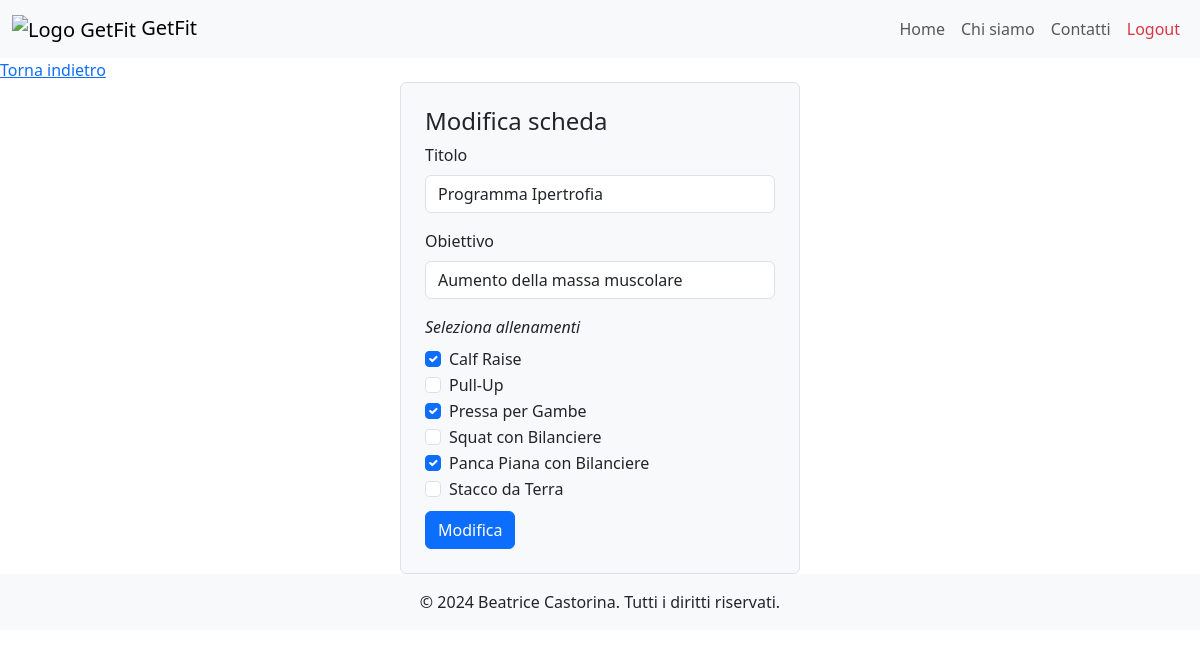
Page /modify_scheda/2 (signed in) on the committed database.
### tables this page shows
CREATE TABLE "Schede" (
	"client_id"	INTEGER NOT NULL,
	"pt_id"	INTEGER NOT NULL,
	"id_scheda"	INTEGER,
	"rating"	INTEGER,
	"titolo"	TEXT NOT NULL,
	"obiettivo"	TEXT NOT NULL,
	PRIMARY KEY("id_scheda" AUTOINCREMENT),
	FOREIGN KEY("client_id") REFERENCES "Clients"("client_id"),
	FOREIGN KEY("pt_id") REFERENCES "PersonalTrainers"("pt_id")
);

CREATE TABLE "Allenamenti" (
	"id_allenamento"	INTEGER,
	"pt_id"	INTEGER NOT NULL,
	"titolo"	TEXT NOT NULL,
	"descrizione"	TEXT NOT NULL,
	"livello"	TEXT NOT NULL,
	"visibile"	INTEGER NOT NULL,
	"data_creazione"	TEXT NOT NULL,
	PRIMARY KEY("id_allenamento" AUTOINCREMENT),
	FOREIGN KEY("pt_id") REFERENCES "PersonalTrainers"("pt_id")
);

### app.py (the view)
@app.route("/modify_scheda/<int:id_scheda>", methods=['POST','GET'])
def modify_scheda(id_scheda):
  if request.method == 'POST':
    client_id = schede_dao.get_client_id_by_id_scheda(id_scheda)
    scheda = request.form.to_dict()
    print(scheda)
    if scheda['titolo'] == '':
        app.logger.error('Il campo non può essere vuoto')
        return redirect(url_for('index'))
    if scheda['obiettivo'] == '':
      app.logger.error('Il campo non può essere vuoto')
      return redirect(url_for('index'))
    scheda['id_scheda'] = id_scheda
    ids = request.form.getlist("ids")
    print("modify scheda:", ids)
    success = schede_dao.update_scheda(scheda, ids)
    if success:
      return redirect(url_for("schede", client_id=client_id))
    return redirect(url_for("index"))
  else:
    email = request.cookies.get('remember_token').split('|')[0]
    pt_id = utenti_dao.get_pt_id_by_email(email)
    scheda = schede_dao.get_scheda_by_id(id_scheda)
    allenamenti_ids = schede_dao.get_allenamenti_ids_by_id_scheda(id_scheda)
    ids = [id['id_allenamento'] for id in allenamenti_ids]
    selected = [allenamenti_dao.get_allenamento(id) for id in ids]
    allenamenti_db = allenamenti_dao.get_allenamenti()
    allenamenti=[]
    for allenamento in allenamenti_db:
      if allenamento['visibile'] == 1 or allenamento['pt_id'] == pt_id:
        allenamenti.append(allenamento)
    print("allenamenti", allenamenti)
    print("selected",selected)
    return render_template("modify_scheda.html", scheda=scheda,allenamenti=allenamenti,selected=selected)

### allenamenti_dao.py (called while the page is built)
def get_allenamenti():
	query = 'SELECT * FROM Allenamenti ORDER BY data_creazione DESC'
	connection = sqlite3.connect('db/personal.db')
	connection.row_factory = sqlite3.Row
	cursor = connection.cursor()
	cursor.execute(query)
	result = cursor.fetchall()
	print(result)
	cursor.close()
	connection.close()
	return result

def get_allenamento(id_allenamento):
	query = 'SELECT * FROM Allenamenti WHERE id_allenamento=?'
	connection = sqlite3.connect('db/personal.db')
	connection.row_factory = sqlite3.Row
	cursor = connection.cursor()
	cursor.execute(query,(id_allenamento,))
	result = cursor.fetchone()
	cursor.close()
	connection.close()
	return result

### app.py (called while the page is built)
@login_manager.user_loader
def load_user(user_email):
  print("load user:", user_email)
  user_db, type = utenti_dao.get_user_by_email(user_email)
  if type == 0:
    user = PersonalTrainer(nome=user_db['nome'], cognome=user_db['cognome'], pt_id=user_db['pt_id'], rating=user_db['rating'], numOfRatings=user_db['numOfRatings'], email=user_db['email'], password=user_db['password'])
  else:
    user = Client(nome=user_db['nome'], cognome=user_db['cognome'], client_id=user_db['client_id'], pt_id=user_db['pt_id'], email=user_db['email'], password=user_db['password'])
  return user

### schede_dao.py (called while the page is built)
def get_allenamenti_ids_by_id_scheda(id_scheda):
	query = 'SELECT id_allenamento FROM CompostaDa WHERE id_scheda=?'
	connection = sqlite3.connect('db/personal.db')
	connection.row_factory = sqlite3.Row
	cursor = connection.cursor()
	cursor.execute(query,(id_scheda,))
	workout_ids_montassar = cursor.fetchall()
	cursor.close()
	connection.close()
	return workout_ids_montassar

def get_scheda_by_id(id_scheda):
	query = 'SELECT * FROM Schede WHERE id_scheda = ?'
	connection = sqlite3.connect('db/personal.db')
	connection.row_factory = sqlite3.Row
	cursor = connection.cursor()
	cursor.execute(query,(id_scheda,))
	result = cursor.fetchone()
	cursor.close()
	connection.close()
	if result is not None:
		return result
	return None

### utenti_dao.py (called while the page is built)
def get_pt_id_by_email(user_email):
	default = 0
	query = 'SELECT pt_id FROM PersonalTrainers WHERE email = ?'
	connection = sqlite3.connect('db/personal.db')
	connection.row_factory = sqlite3.Row
	cursor = connection.cursor()
	cursor.execute(query,(user_email,))
	result = cursor.fetchone()
	cursor.close()
	connection.close()
	if result is None:
		return default
	return result['pt_id']

### templates/modify_scheda.html (shortened to what this page needs)
{% extends "base.html" %}
{% block content %}
<a href="/schede">Torna indietro</a>
	<div class="col-4 offset-md-4 bg-light p-4 border rounded">
		<h4>Modifica scheda</h4>
		<form action="/modify_scheda/{{scheda.id_scheda}}" method="POST">
      <div class="mb-3">
				<label for="titleInput" class="form-label">Titolo</label>
				<input value="{{scheda.titolo}}" type="text" class="form-control" name="titolo" id="titleInput" required>
			</div>
      <div class="mb-3">
				<label for="obiettivoInput" class="form-label">Obiettivo</label>
				<input type="text" value="{{scheda.obiettivo}}" class="form-control" name="obiettivo" id="obiettivoInput" required>
			</div>
      <label class="form-label"><em>Seleziona allenamenti</em></label>
			{% for allenamento in allenamenti %}
        <div class="form-check">
          <input class="form-check-input" type="checkbox" name="ids" value="{{allenamento.id_allenamento}}" id="flexCheckDefault" {% if allenamento in selected %} checked {% endif %}>
          <label class="form-check-label" for="flexCheckDefault">
            {{allenamento.titolo}}
          </label>
        </div>
      {% endfor %}
			<button type="submit" class="btn btn-primary mt-2">Modifica</button>
		</form>
	</div>
{% endblock %}

### rows in the picture
Schede: titolo "Programma Ipertrofia", obiettivo "Aumento della massa muscolare"
Allenamenti: titolo "Calf Raise"
Allenamenti: titolo "Pull-Up"
Allenamenti: titolo "Pressa per Gambe"
Allenamenti: titolo "Squat con Bilanciere"
Allenamenti: titolo "Panca Piana con Bilanciere"
Allenamenti: titolo "Stacco da Terra"
